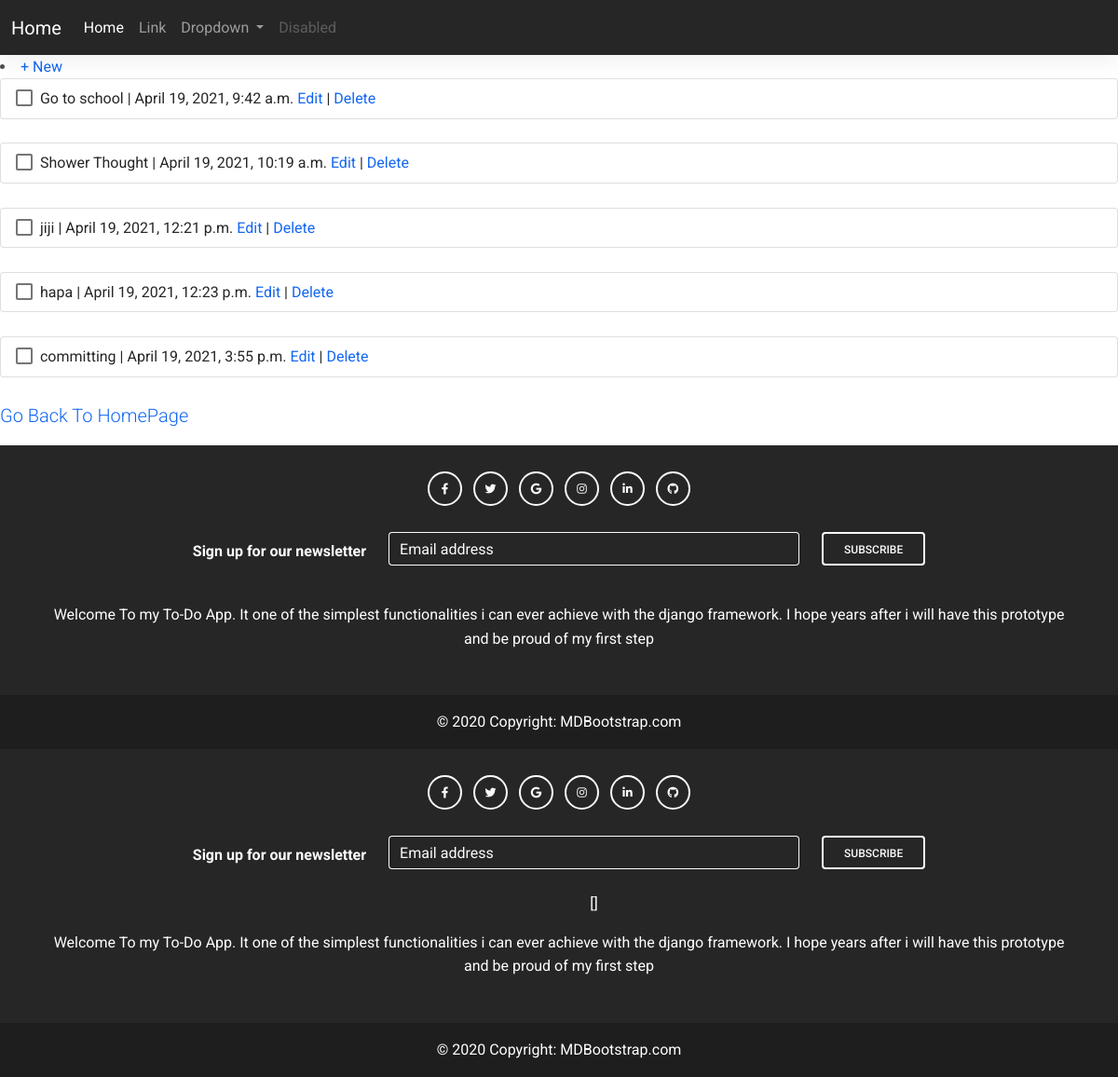
Before: /tasks/ (signed in) with the older database file.
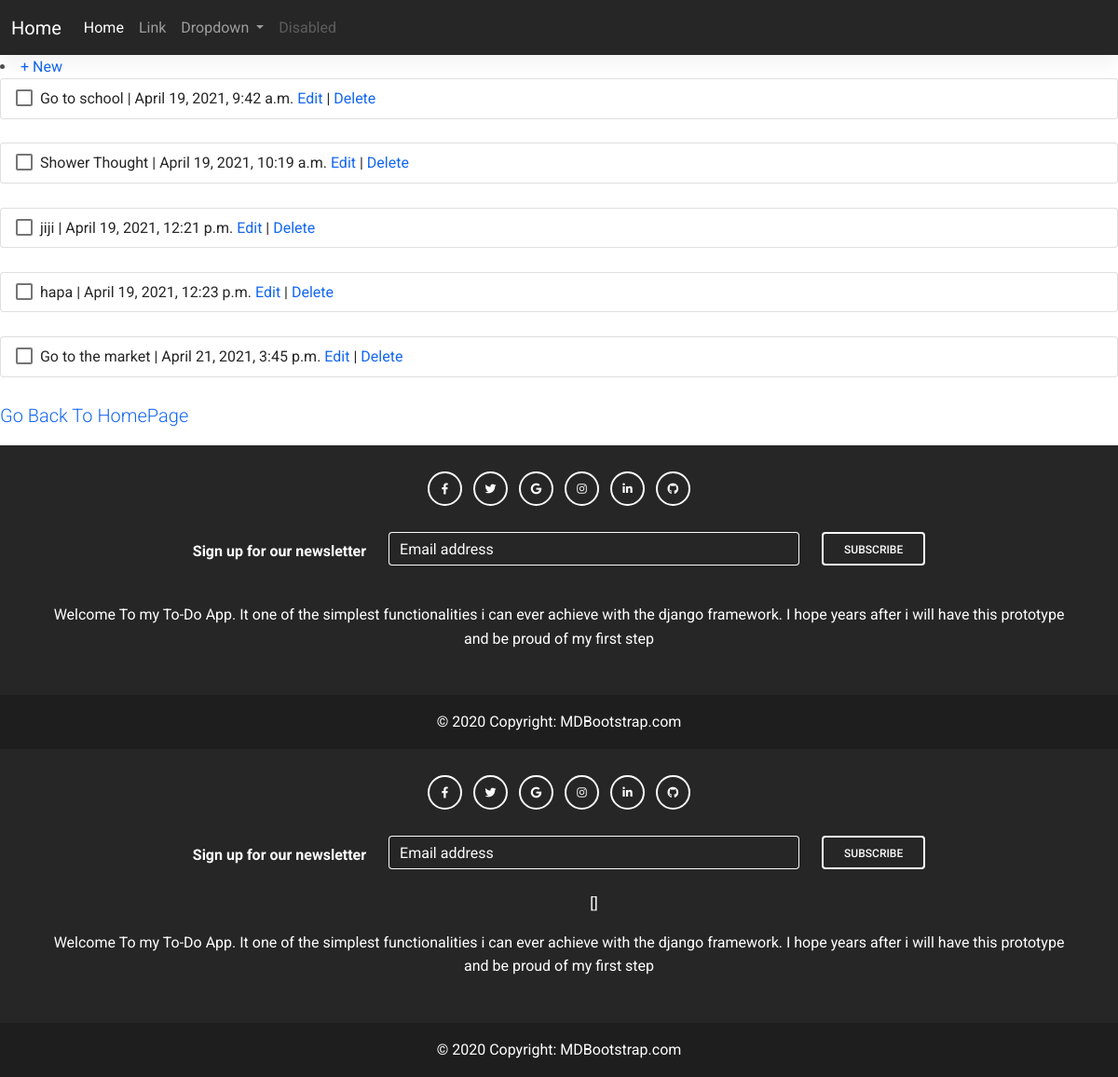
After: the same page with the newer database file.
### tasks/models.py (models this page shows, shortened)
class Tasks(models.Model):
    body= models.TextField()
    date=models.DateTimeField(auto_now_add=True)

### tasks/views.py (the view)
# urls.py: path('', TaskListView.as_view(), name= 'task_list'),
class TaskListView(LoginRequiredMixin, ListView):
    model=Tasks
    template_name='task_list.html'

### templates/task_list.html (shortened to what this page needs)
{%extends 'base.html'%}
{%block content%}
<li><a href="{% url 'task_new' %}">+ New</a></li>
    {%for tasks in object_list%}
<ul class="list-group">
    <li class="list-group-item">
      <input class="form-check-input me-1" type="checkbox" value="" aria-label="..." />
      {{tasks.body}} | {{tasks.date}}  <a href="{% url 'task_edit' tasks.pk %}">Edit</a> |
      <a href="{% url 'task_delete' tasks.pk %}">Delete</a>
    </li>
    </ul>
<br>
    {%endfor%}
{%endblock content%}

### templates/base.html (shortened to what this page needs)
{%load static%}
<html>
<head>
    <link rel="stylesheet" href="https://use.fontawesome.com/releases/v5.15.2/css/all.css" />
    <link rel="stylesheet" href="{% static 'css/mdb.min.css'%}" />
</head>
<body>
<nav class="navbar navbar-expand-lg navbar-dark bg-dark">
    <div class="container-fluid">
      <a class="navbar-brand" href="#">Home</a>
      <div class="collapse navbar-collapse" id="navbarSupportedContent">
        <ul class="navbar-nav me-auto mb-2 mb-lg-0">
          <li class="nav-item">
            <a class="nav-link active" aria-current="page" href="{% url 'home' %}">Home</a>
          </li>
          <li class="nav-item">
            <a class="nav-link" href="#">Link</a>
          </li>
          <li class="nav-item dropdown">
            <a
              class="nav-link dropdown-toggle"
              href="#"
              id="navbarDropdown"
              role="button"
              data-mdb-toggle="dropdown"
              aria-expanded="false"
            >
              Dropdown
            </a>
          </li>
          <li class="nav-item">
            <a class="nav-link disabled" href="#" tabindex="-1" aria-disabled="true"
              >Disabled</a
            >
          </li>
        </ul>
    </div>
  </nav>
<main>
{%block content%}
{%endblock content%}
<p class="lead">
    <a href="{% url 'home' %}"
    role="button">Go Back To HomePage</a>
    </p>
</main>
<footer class="bg-dark text-center text-white">
    <div class="container p-4">
      <section class="mb-4">
        <a class="btn btn-outline-light btn-floating m-1" href="#!" role="button"
          ><i class="fab fa-facebook-f"></i
        ></a>
        <a class="btn btn-outline-light btn-floating m-1" href="#!" role="button"
          ><i class="fab fa-twitter"></i
        ></a>
        <a class="btn btn-outline-light btn-floating m-1" href="#!" role="button"
          ><i class="fab fa-google"></i
        ></a>
        <a class="btn btn-outline-light btn-floating m-1" href="#!" role="button"
          ><i class="fab fa-instagram"></i
        ></a>
        <a class="btn btn-outline-light btn-floating m-1" href="#!" role="button"
          ><i class="fab fa-linkedin-in"></i
        ></a>
        <a class="btn btn-outline-light btn-floating m-1" href="#!" role="button"
          ><i class="fab fa-github"></i
        ></a>
      </section>
      <section class="">
        <form action="">
          <div class="row d-flex justify-content-center">
            <div class="col-auto">
              <p class="pt-2">
                <strong>Sign up for our newsletter</strong>
              </p>
            </div>
            <div class="col-md-5 col-12">
              <div class="form-outline form-white mb-4">
                <input type="email" id="form5Example2" class="form-control" />
                <label class="form-label" for="form5Example2">Email address</label>
              </div>
            </div>
            <div class="col-auto">
              <button type="submit" class="btn btn-outline-light mb-4">
                Subscribe
              </button>
            </div>
          </div>
        </form>
      </section>
      <section class="mb-4">
        <p>
          Welcome To my To-Do App. It one of the simplest functionalities i can ever
          achieve with the django framework. I hope years after i will have this prototype and be proud of my first step
        </p>
      </section>
    </div>
    <div class="text-center p-3" style="background-color: rgba(0, 0, 0, 0.2);">
      © 2020 Copyright:
      <a class="text-white" href="https://mdbootstrap.com/">MDBootstrap.com</a>
    </div>
  </footer>
<footer class="bg-dark text-center text-white">
  <div class="container p-4">
    <section class="mb-4">
      <a class="btn btn-outline-light btn-floating m-1" href="#!" role="button"
        ><i class="fab fa-facebook-f"></i
      ></a>
      <a class="btn btn-outline-light btn-floating m-1" href="#!" role="button"
        ><i class="fab fa-twitter"></i
      ></a>
      <a class="btn btn-outline-light btn-floating m-1" href="#!" role="button"
        ><i class="fab fa-google"></i
      ></a>
      <a class="btn btn-outline-light btn-floating m-1" href="#!" role="button"
        ><i class="fab fa-instagram"></i
      ></a>
      <a class="btn btn-outline-light btn-floating m-1" href="#!" role="button"
        ><i class="fab fa-linkedin-in"></i
      ></a>
      <a class="btn btn-outline-light btn-floating m-1" href="#!" role="button"
        ><i class="fab fa-github"></i
      ></a>
    </section>
    <section class="">
      <form action="">
        <div class="row d-flex justify-content-center">
          <div class="col-auto">
            <p class="pt-2">
              <strong>Sign up for our newsletter</strong>
            </p>
          </div>
          <div class="col-md-5 col-12">
            <div class="form-outline form-white mb-4">
              <input type="email" id="form5Example2" class="form-control" />
              <label class="form-label" for="form5Example2">Email address</label>
            </div>[]
          </div>
          <div class="col-auto">
            <button type="submit" class="btn btn-outline-light mb-4">
              Subscribe
            </button>
          </div>
        </div>
      </form>
    </section>
    <section class="mb-4">
      <p>
        Welcome To my To-Do App. It one of the simplest functionalities i can ever
        achieve with the django framework. I hope years after i will have this prototype and be proud of my first step
      </p>
    </section>
  </div>
  <div class="text-center p-3" style="background-color: rgba(0, 0, 0, 0.2);">
    © 2020 Copyright:
    <a class="text-white" href="https://mdbootstrap.com/">MDBootstrap.com</a>
  </div>
</footer>
</body>
</html>

Changed rows visible on the page:
removed Tasks: body "committing", date "April 19, 2021, 3:55 p.m."
added Tasks: body "Go to the market", date "April 21, 2021, 3:45 p.m."
